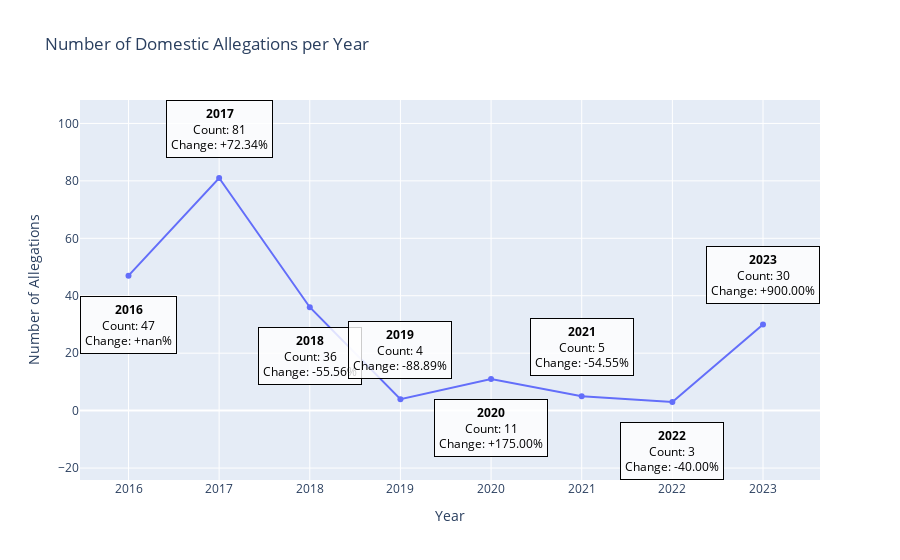

Notebook code cell kept with this figure:
### Code cell
year_counts = dv_df.year.value_counts().sort_index()

year_pct_change = year_counts.pct_change() * 100

trace = go.Scatter(
    x=year_counts.index,
    y=year_counts.values,
    mode='lines+markers',
    name='Count',
    line=dict(width=2)
)

layout = go.Layout(
    title='Number of Domestic Allegations per Year',
    xaxis=dict(title='Year'),
    yaxis=dict(title='Number of Allegations'),
    annotations=[
        dict(
            x=year,
            y=count,
            text=f"<b>{year}</b><br>Count: {count:,}<br>Change: {pct:+.2f}%",
            align='center',
            showarrow=False,
            font=dict(size=12, color='black'),
            bgcolor='rgba(255, 255, 255, 0.8)',
            bordercolor='black',
            borderwidth=1,
            borderpad=4,
            xanchor='center',
            yanchor='top' if idx % 2 == 0 else 'bottom',
            yshift=-20 if idx % 2 == 0 else 20
        )
        for idx, (year, count, pct) in enumerate(zip(year_counts.index, year_counts.values, year_pct_change.values))
    ]
)

fig = go.Figure(data=[trace], layout=layout)

fig.show()

### Figure 1 — Plotly figure (JSON) as saved in the notebook; plotly's stock layout.template omitted (floating-point values rounded to 4 significant figures)
{"data": [{"line": {"width": 2}, "mode": "lines+markers", "name": "Count", "type": "scatter", "x": [2016, 2017, 2018, 2019, 2020, 2021, 2022, 2023], "y": [47, 81, 36, 4, 11, 5, 3, 30]}], "layout": {"annotations": [{"align": "center", "bgcolor": "rgba(255, 255, 255, 0.8)", "bordercolor": "black", "borderpad": 4, "borderwidth": 1, "font": {"color": "black", "size": 12}, "showarrow": false, "text": "<b>2016</b><br>Count: 47<br>Change: +nan%", "x": 2016, "xanchor": "center", "y": 47, "yanchor": "top", "yshift": -20}, {"align": "center", "bgcolor": "rgba(255, 255, 255, 0.8)", "bordercolor": "black", "borderpad": 4, "borderwidth": 1, "font": {"color": "black", "size": 12}, "showarrow": false, "text": "<b>2017</b><br>Count: 81<br>Change: +72.34%", "x": 2017, "xanchor": "center", "y": 81, "yanchor": "bottom", "yshift": 20}, {"align": "center", "bgcolor": "rgba(255, 255, 255, 0.8)", "bordercolor": "black", "borderpad": 4, "borderwidth": 1, "font": {"color": "black", "size": 12}, "showarrow": false, "text": "<b>2018</b><br>Count: 36<br>Change: -55.56%", "x": 2018, "xanchor": "center", "y": 36, "yanchor": "top", "yshift": -20}, {"align": "center", "bgcolor": "rgba(255, 255, 255, 0.8)", "bordercolor": "black", "borderpad": 4, "borderwidth": 1, "font": {"color": "black", "size": 12}, "showarrow": false, "text": "<b>2019</b><br>Count: 4<br>Change: -88.89%", "x": 2019, "xanchor": "center", "y": 4, "yanchor": "bottom", "yshift": 20}, {"align": "center", "bgcolor": "rgba(255, 255, 255, 0.8)", "bordercolor": "black", "borderpad": 4, "borderwidth": 1, "font": {"color": "black", "size": 12}, "showarrow": false, "text": "<b>2020</b><br>Count: 11<br>Change: +175.00%", "x": 2020, "xanchor": "center", "y": 11, "yanchor": "top", "yshift": -20}, {"align": "center", "bgcolor": "rgba(255, 255, 255, 0.8)", "bordercolor": "black", "borderpad": 4, "borderwidth": 1, "font": {"color": "black", "size": 12}, "showarrow": false, "text": "<b>2021</b><br>Count: 5<br>Change: -54.55%", "x": 2021, "xanchor": "center", "y": 5, "yanchor": "bottom", "yshift": 20}, {"align": "center", "bgcolor": "rgba(255, 255, 255, 0.8)", "bordercolor": "black", "borderpad": 4, "borderwidth": 1, "font": {"color": "black", "size": 12}, "showarrow": false, "text": "<b>2022</b><br>Count: 3<br>Change: -40.00%", "x": 2022, "xanchor": "center", "y": 3, "yanchor": "top", "yshift": -20}, {"align": "center", "bgcolor": "rgba(255, 255, 255, 0.8)", "bordercolor": "black", "borderpad": 4, "borderwidth": 1, "font": {"color": "black", "size": 12}, "showarrow": false, "text": "<b>2023</b><br>Count: 30<br>Change: +900.00%", "x": 2023, "xanchor": "center", "y": 30, "yanchor": "bottom", "yshift": 20}], "title": {"text": "Number of Domestic Allegations per Year"}, "xaxis": {"title": {"text": "Year"}}, "yaxis": {"title": {"text": "Number of Allegations"}}}}
